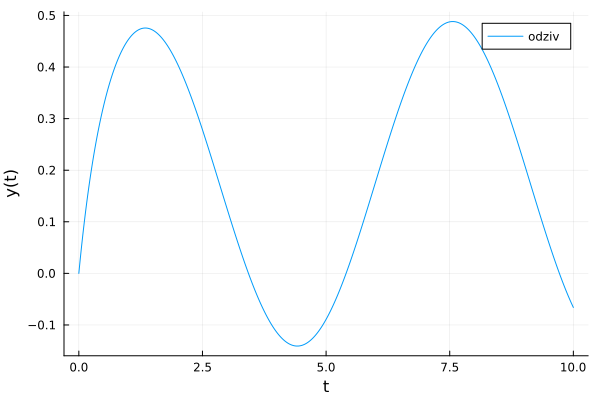

Julia code for this plot:
using ControlSystems, Plots

function sistem()
	G1 = tf(1, [1, 1])
	G2 = tf(1, [1, 2])
	H1 = tf(1, [1, 3])
	H2 = tf(1, [1, 4])

	G12 = series(G1, G2)
	H12 = series(H1, H2)
	
	W1 = minreal(feedback(G12, -H12))
	W2 = minreal(series(W1, 1/G1))
	W3 = minreal(series(W1, H1))

	return W1, W2, W3
end

t = 0:0.01:10
W1, W2, W3 = sistem()

u1 = sin.(t)
u2 = cos.(t)

y1, _, _ = lsim(W1, u1', t)
y2, _, _ = lsim(W2, u2', t)
y3, _, _ = step(W3, t)

y = y1' + y2' + y3'

plt = plot(t, y, label="odziv", xlabel="t", ylabel="y(t)")

savefig(plt, replace(@__FILE__(), ".jl" => ".png"))
